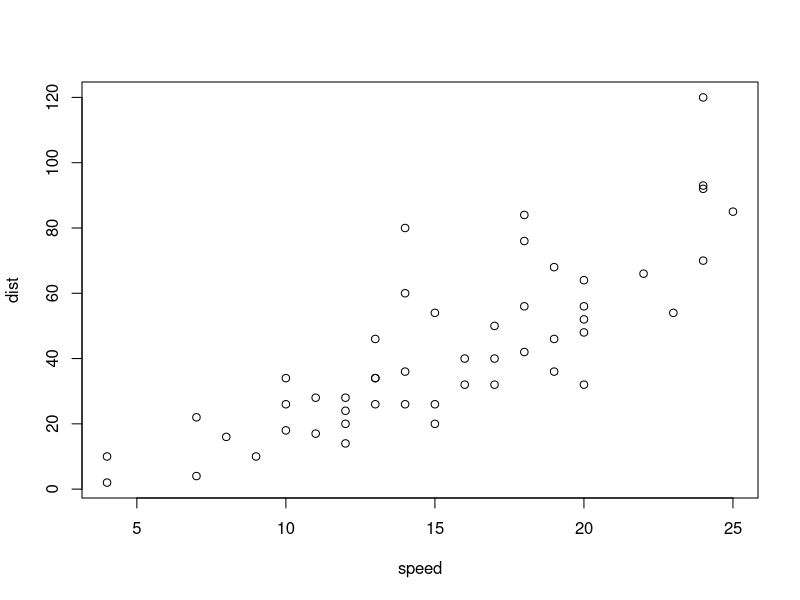
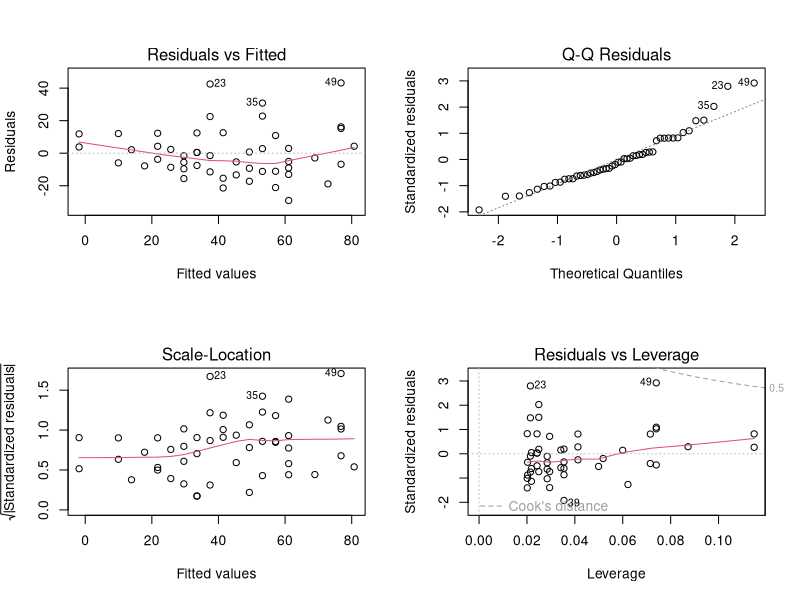

Generate these figures, in order, with R:
attach(cars) 

plot(dist ~ speed)

ajuste.lm <-lm (dist ~ speed)

print(ajuste.lm)
class(ajuste.lm)
is.list(ajuste.lm)
names(ajuste.lm)
summary(ajuste.lm)

formula(ajuste.lm)
model.frame(ajuste.lm )
model.matrix(ajuste.lm )

coefficients(ajuste.lm)
residuals(ajuste.lm)
fitted(ajuste.lm) 
anova(ajuste.lm)

influence.measures(ajuste.lm)
summary(influence.measures(ajuste.lm))

nuevo <- data.frame(speed = c(10,12)) 
predict(ajuste.lm , nuevo, interval="prediction") 
par(mfrow=c(2,2))
plot(ajuste.lm)
